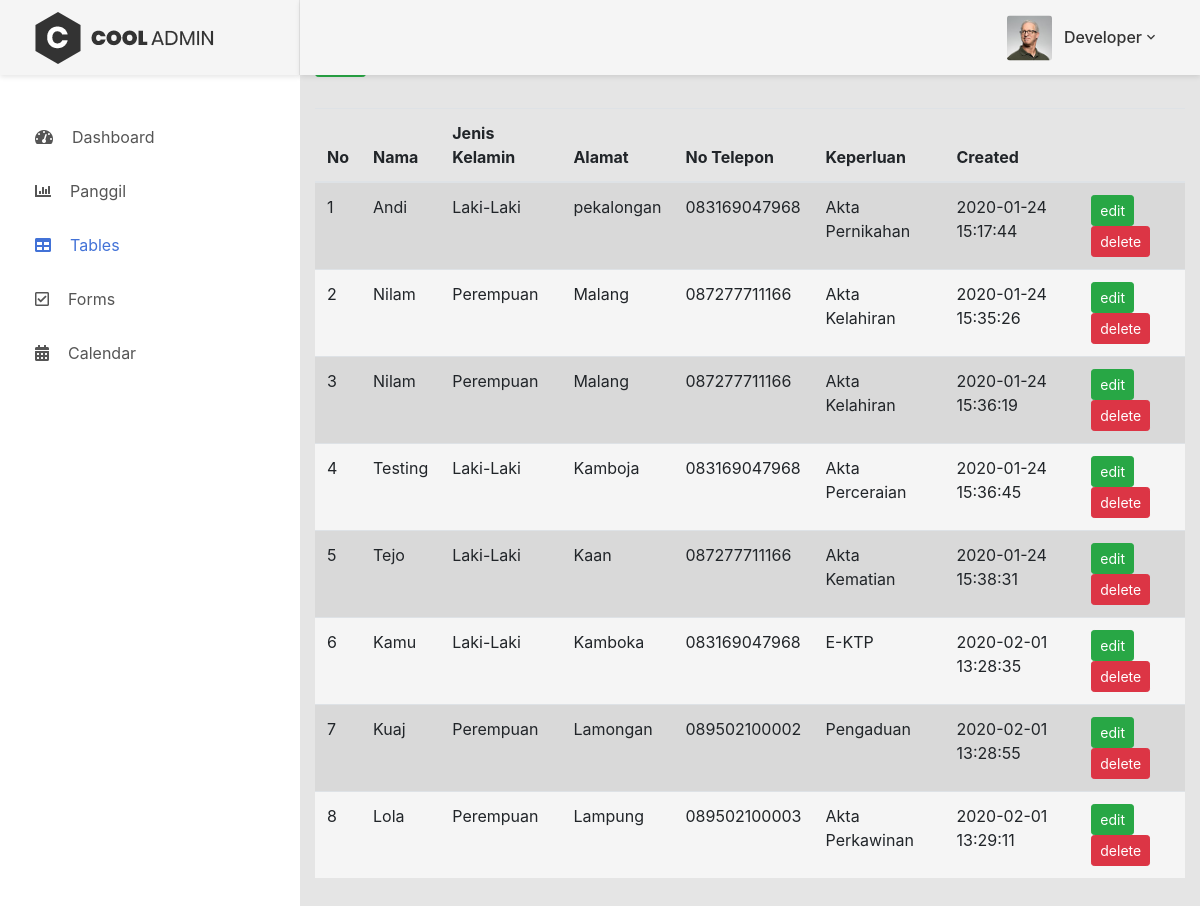
Page /table.php on the committed database.
### tables this page shows
CREATE TABLE `dbadmin` (
  `id` int(11) NOT NULL,
  `userid` text NOT NULL,
  `pass` text NOT NULL,
  `nama` text NOT NULL,
  `foto` varchar(100) NOT NULL
);

CREATE TABLE `daftar` (
  `id` int(11) NOT NULL,
  `nama` text NOT NULL,
  `jenis_kelamin` text NOT NULL,
  `alamat` text NOT NULL,
  `notelepon` text NOT NULL,
  `keperluan` text NOT NULL,
  `created` datetime NOT NULL
);

### table.php (the view, shortened to what this page needs)
<?php include "koneksi.php"; ?>
<!DOCTYPE html>
<html lang="en">
<head>
    <link href="css/font-face.css" rel="stylesheet" media="all">
    <link href="vendor/font-awesome-4.7/css/font-awesome.min.css" rel="stylesheet" media="all">
    <link href="vendor/font-awesome-5/css/fontawesome-all.min.css" rel="stylesheet" media="all">
    <link href="vendor/mdi-font/css/material-design-iconic-font.min.css" rel="stylesheet" media="all">
    <link href="vendor/bootstrap-4.1/bootstrap.min.css" rel="stylesheet" media="all">
    <link href="vendor/animsition/animsition.min.css" rel="stylesheet" media="all">
    <link href="vendor/bootstrap-progressbar/bootstrap-progressbar-3.3.4.min.css" rel="stylesheet" media="all">
    <link href="vendor/wow/animate.css" rel="stylesheet" media="all">
    <link href="vendor/css-hamburgers/hamburgers.min.css" rel="stylesheet" media="all">
    <link href="vendor/slick/slick.css" rel="stylesheet" media="all">
    <link href="vendor/select2/select2.min.css" rel="stylesheet" media="all">
    <link href="vendor/perfect-scrollbar/perfect-scrollbar.css" rel="stylesheet" media="all">
    <link href="css/theme.css" rel="stylesheet" media="all">
</head>
<body class="animsition">
    <div class="page-wrapper">
        <aside class="menu-sidebar d-none d-lg-block">
            <div class="logo">
                <a href="#">
                    <img src="images/icon/logo.png" alt="Cool Admin" />
                </a>
            </div>
            <div class="menu-sidebar__content js-scrollbar1">
                <nav class="navbar-sidebar">
                    <ul class="list-unstyled navbar__list">
                        <li class="has-sub">
                            <a class="js-arrow" href="dashboard.php">
                                <i class="fas fa-tachometer-alt"></i>Dashboard</a>
                        </li>
                        <li>
                            <a href="chart.php">
                                <i class="fas fa-chart-bar"></i>Panggil</a>
                        </li>
                        <li class="active">
                            <a href="table.php">
                                <i class="fas fa-table"></i>Tables</a>
                        </li>
                        <li>
                            <a href="form.php">
                                <i class="far fa-check-square"></i>Forms</a>
                        </li>
                        <li>
                            <a href="calendar.php">
                                <i class="fas fa-calendar-alt"></i>Calendar</a>
                        </li>
                    </ul>
                </nav>
            </div>
        </aside>
        <div class="page-container">
            <header class="header-desktop">
                <div class="section__content section__content--p30">
                    <div class="container-fluid">
                        <div class="header-wrap">
                            <div class="header-button">
                                <div class="account-wrap">
                                    <div class="account-item clearfix js-item-menu">
                                        <div class="image">
                                        <?
                                        $query = mysqli_query($conn, "SELECT * FROM dbadmin WHERE userid= userid");
                                                $data=mysqli_fetch_array($query);
                                            ?>
                                            <img src="kedua/images/<?php echo $data['foto'];?>" />
                                        </div>
                                        <div class="content">
                                        <a class="js-acc-btn" href="#"><?php echo $data['nama'];?></a>
                                        </div>
                                    </div>
                                </div>
                            </div>
                        </div>
                    </div>
                </div>
            </header>
            <?php
   include "function.php";?>
<!doctype html>
<html lang="en">
  <head>
    <?= style_script() ?>
    </head>
  <?php
    $pdo = pdo_connect();
    $stmt = $pdo->prepare('SELECT * FROM daftar');
    $stmt->execute();
    $daftar = $stmt->fetchAll(PDO::FETCH_ASSOC);
    ?>
</html>
<div class="container">
<h2>Peserta Layanan</h2>
<div class="row">
<div class="col">
<table class="table table-striped" id="employee">
    <thead>
        <tr>
        <th>No</th>
            <th>Nama</th>
            <th>Jenis Kelamin</th>
            <th>Alamat</th>
            <th>No Telepon</th>
            <th>Keperluan</th>
            <th>Created</th>
            <th></th>
        </tr>
    </thead>
    <tbody>
        <?php foreach ($daftar as $register): ?>
        <tr>
        <td><?=$register['id']?></td>
            <td><?=$register['nama']?></td>
            <td><?=$register['jenis_kelamin']?></td>
            <td><?=$register['alamat']?></td>
            <td><?=$register['notelepon']?></td>
            <td><?=$register['keperluan']?></td>
            <td><?=$register['created']?></td>
            <td class="actions">
                <a type="button"
                class="btn btn-sm btn-outline btn-success edit"
                href="update.php?id=<?=$register['id']?>">edit</a>
                <a type="button"
                class="btn btn-sm btn-outline btn-danger trash"
                href="delete.php?id=<?=$register['id']?>">delete</a>
            </td>
        </tr>
<?php endforeach; ?>
<a type="button"
                class="btn btn-sm btn-outline btn-success edit"
                href="resetdata.php?id=<?=$register['id']?>">reset</a>
                            </div>
                        </div>
                        <div class="row m-t-30">
                            <div class="col-md-12">
                            </div>
                        </div>
                    </div>
                </div>
            </div>
</body>
</html>

### function.php (shortened to what this page needs)
<?php
    function style_script(){
       return
    '
    <link rel="stylesheet" href="https://stackpath.bootstrapcdn.com/bootstrap/4.4.1/css/bootstrap.min.css">
    <link rel="stylesheet" href="https://cdn.datatables.net/1.10.20/css/jquery.dataTables.min.css">
    <link rel="stylesheet" href="https://cdn.datatables.net/1.10.20/js/jquery.dataTables.min.js">
    <script src="https://code.jquery.com/jquery-3.4.1.slim.min.js"></script>
    <script src="https://cdn.jsdelivr.net/npm/popper.js@1.16.0/dist/umd/popper.min.js"></script>
    <script src="https://stackpath.bootstrapcdn.com/bootstrap/4.4.1/js/bootstrap.min.js"></script>
    ';}
?>

### rows in the picture
dbadmin: foto (picture), nama "Developer"
daftar: id "1", nama "Andi", jenis_kelamin "Laki-Laki", alamat "pekalongan", notelepon "083169047968", keperluan "Akta Pernikahan", created "2020-01-24 15:17:44"
daftar: id "2", nama "Nilam", jenis_kelamin "Perempuan", alamat "Malang", notelepon "087277711166", keperluan "Akta Kelahiran", created "2020-01-24 15:35:26"
daftar: id "3", nama "Nilam", jenis_kelamin "Perempuan", alamat "Malang", notelepon "087277711166", keperluan "Akta Kelahiran", created "2020-01-24 15:36:19"
daftar: id "4", nama "Testing", jenis_kelamin "Laki-Laki", alamat "Kamboja", notelepon "083169047968", keperluan "Akta Perceraian", created "2020-01-24 15:36:45"
daftar: id "5", nama "Tejo", jenis_kelamin "Laki-Laki", alamat "Kaan", notelepon "087277711166", keperluan "Akta Kematian", created "2020-01-24 15:38:31"
daftar: id "6", nama "Kamu", jenis_kelamin "Laki-Laki", alamat "Kamboka", notelepon "083169047968", keperluan "E-KTP", created "2020-02-01 13:28:35"
daftar: id "7", nama "Kuaj", jenis_kelamin "Perempuan", alamat "Lamongan", notelepon "089502100002", keperluan "Pengaduan", created "2020-02-01 13:28:55"
daftar: id "8", nama "Lola", jenis_kelamin "Perempuan", alamat "Lampung", notelepon "089502100003", keperluan "Akta Perkawinan", created "2020-02-01 13:29:11"
